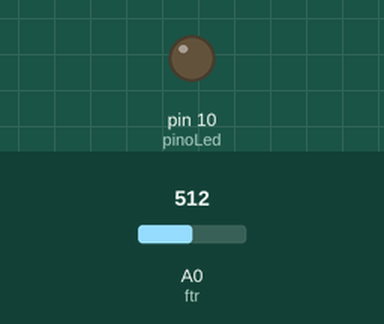
The sketch below on a simulated Arduino Uno, built with avr-gcc and run on an emulated ATmega328P. On the bench: output pins drawn as LEDs (lit = HIGH). The inputs (shaded band) are chosen by the test bench; at power-on: A0 (ftr) = 512.

Above: at 1.2 s.
1.3 s: A0 (ftr) set to 542
2.8 s: A0 (ftr) set to 562
At 3.6 s:
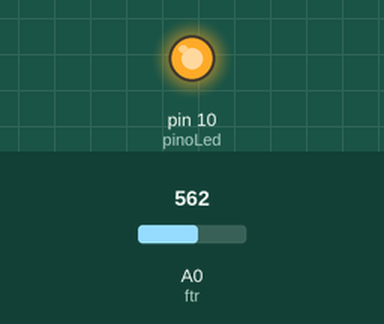
4.3 s: A0 (ftr) set to 540
At 4.7 s:
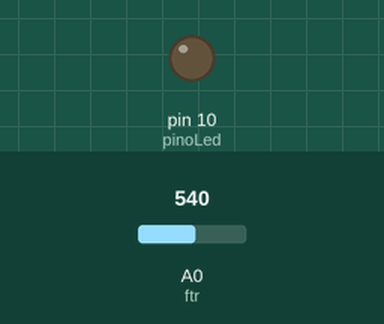
5.8 s: A0 (ftr) set to 560
At 6.1 s:
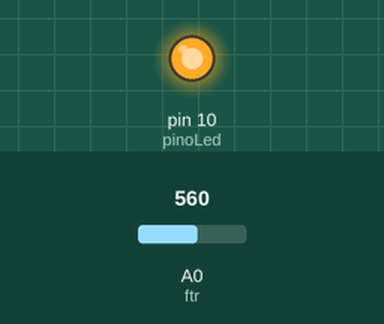
Timing chart, 0 to 8.3 s (numbered marks = the images above; inputs shaded):
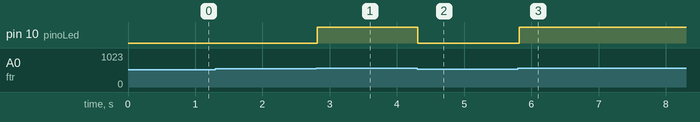

The sketch:

fotoresistor.ino
```cpp
int pinoLed = 10;
int ftr = 0;
int valorLido = 0;

void setup()
{

  pinMode(pinoLed, OUTPUT);
  pinMode(ftr, INPUT);
}

void loop()
{
  valorLido = analogRead(ftr); //ler o valor do fotorresistor
  delay(10);

  if(valorLido > 550)
    digitalWrite(pinoLed, HIGH);
  else
    digitalWrite(pinoLed, LOW);
}
```

Measured:
- the behaviour switches between 550 and 551 on A0 (ftr) (found by bisection; images 0 and 1)
- after the input at 1.3 s, every drawn part: stays the same
- after the input at 2.8 s, pin 10 (pinoLed): LOW → HIGH at once
- after the input at 4.3 s, pin 10 (pinoLed): HIGH → LOW at once
- after the input at 5.8 s, pin 10 (pinoLed): LOW → HIGH at once
